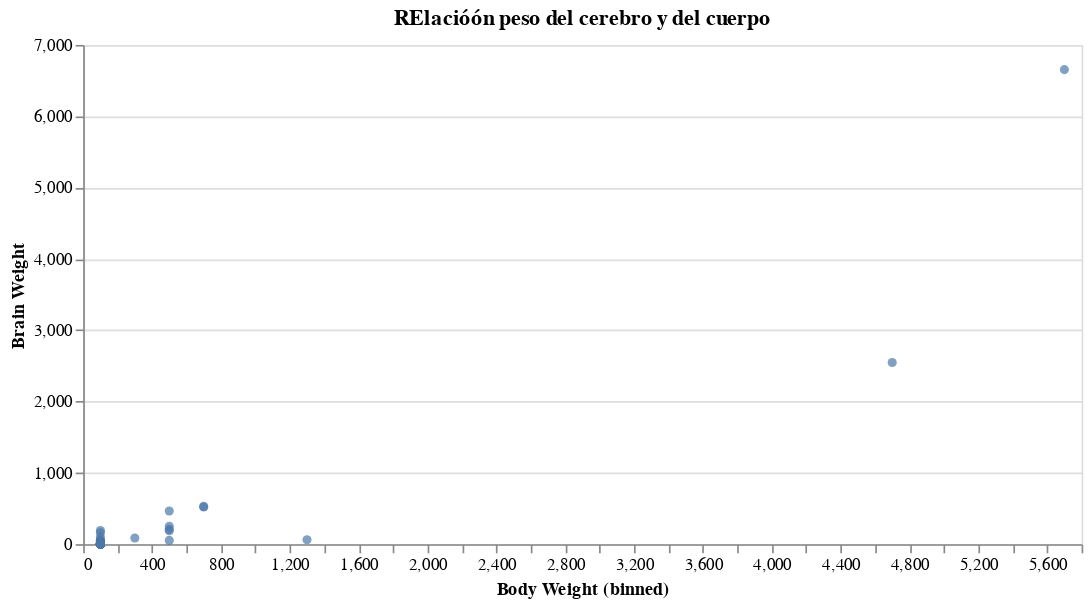

This figure's notebook cell:
### Code cell
alt.Chart(brain).mark_circle().encode(
    x=alt.X('Body Weight', bin=alt.Bin(maxbins=50)),
    y= 'Brain Weight'
).properties(
    width=600,
    height=300,
    title="RElacióón peso del cerebro y del cuerpo"
)

### Figure 1 — Vega-Lite specification as saved in the notebook (floating-point values rounded to 4 significant figures)
{"config": {"view": {"continuousWidth": 400, "continuousHeight": 300}}, "data": {"name": "data-c3f1d169386444fd3f2894e6f80b96b0"}, "mark": "circle", "encoding": {"x": {"type": "quantitative", "bin": {"maxbins": 50}, "field": "Body Weight"}, "y": {"type": "quantitative", "field": "Brain Weight"}}, "height": 300, "title": "RElacióón peso del cerebro y del cuerpo", "width": 600, "$schema": "https://vega.github.io/schema/vega-lite/v4.8.1.json", "datasets": {"data-c3f1d169386444fd3f2894e6f80b96b0": [{"Index": 1, "Brain Weight": 3.385, "Body Weight": 44.5}, {"Index": 2, "Brain Weight": 0.48, "Body Weight": 15.5}, {"Index": 3, "Brain Weight": 1.35, "Body Weight": 8.1}, {"Index": 4, "Brain Weight": 465.0, "Body Weight": 423.0}, {"Index": 5, "Brain Weight": 36.33, "Body Weight": 119.5}, {"Index": 6, "Brain Weight": 27.66, "Body Weight": 115.0}, {"Index": 7, "Brain Weight": 14.83, "Body Weight": 98.2}, {"Index": 8, "Brain Weight": 1.04, "Body Weight": 5.5}, {"Index": 9, "Brain Weight": 4.19, "Body Weight": 58.0}, {"Index": 10, "Brain Weight": 0.425, "Body Weight": 6.4}, {"Index": 11, "Brain Weight": 0.101, "Body Weight": 4.0}, {"Index": 12, "Brain Weight": 0.92, "Body Weight": 5.7}, {"Index": 13, "Brain Weight": 1.0, "Body Weight": 6.6}, {"Index": 14, "Brain Weight": 0.005, "Body Weight": 0.14}, {"Index": 15, "Brain Weight": 0.06, "Body Weight": 1.0}, {"Index": 16, "Brain Weight": 3.5, "Body Weight": 10.8}, {"Index": 17, "Brain Weight": 2.0, "Body Weight": 12.3}, {"Index": 18, "Brain Weight": 1.7, "Body Weight": 6.3}, {"Index": 19, "Brain Weight": 2547.0, "Body Weight": 4603.0}, {"Index": 20, "Brain Weight": 0.023, "Body Weight": 0.3}, {"Index": 21, "Brain Weight": 187.1, "Body Weight": 419.0}, {"Index": 22, "Brain Weight": 521.0, "Body Weight": 655.0}, {"Index": 23, "Brain Weight": 0.785, "Body Weight": 3.5}, {"Index": 24, "Brain Weight": 10.0, "Body Weight": 115.0}, {"Index": 25, "Brain Weight": 3.3, "Body Weight": 25.6}, {"Index": 26, "Brain Weight": 0.2, "Body Weight": 5.0}, {"Index": 27, "Brain Weight": 1.41, "Body Weight": 17.5}, {"Index": 28, "Brain Weight": 529.0, "Body Weight": 680.0}, {"Index": 29, "Brain Weight": 207.0, "Body Weight": 406.0}, {"Index": 30, "Brain Weight": 85.0, "Body Weight": 325.0}, {"Index": 31, "Brain Weight": 0.75, "Body Weight": 12.3}, {"Index": 32, "Brain Weight": 62.0, "Body Weight": 1320.0}, {"Index": 33, "Brain Weight": 6654.0, "Body Weight": 5712.0}, {"Index": 34, "Brain Weight": 3.5, "Body Weight": 3.9}, {"Index": 35, "Brain Weight": 6.8, "Body Weight": 179.0}, {"Index": 36, "Brain Weight": 35.0, "Body Weight": 56.0}, {"Index": 37, "Brain Weight": 4.05, "Body Weight": 17.0}, {"Index": 38, "Brain Weight": 0.12, "Body Weight": 1.0}, {"Index": 39, "Brain Weight": 0.023, "Body Weight": 0.4}, {"Index": 40, "Brain Weight": 0.01, "Body Weight": 0.25}, {"Index": 41, "Brain Weight": 1.4, "Body Weight": 12.5}, {"Index": 42, "Brain Weight": 250.0, "Body Weight": 490.0}, {"Index": 43, "Brain Weight": 2.5, "Body Weight": 12.1}, {"Index": 44, "Brain Weight": 55.5, "Body Weight": 175.0}, {"Index": 45, "Brain Weight": 100.0, "Body Weight": 157.0}, {"Index": 46, "Brain Weight": 52.16, "Body Weight": 440.0}, {"Index": 47, "Brain Weight": 10.55, "Body Weight": 179.5}, {"Index": 48, "Brain Weight": 0.55, "Body Weight": 2.4}, {"Index": 49, "Brain Weight": 60.0, "Body Weight": 81.0}, {"Index": 50, "Brain Weight": 3.6, "Body Weight": 21.0}, {"Index": 51, "Brain Weight": 4.288, "Body Weight": 39.2}, {"Index": 52, "Brain Weight": 0.28, "Body Weight": 1.9}, {"Index": 53, "Brain Weight": 0.075, "Body Weight": 1.2}, {"Index": 54, "Brain Weight": 0.122, "Body Weight": 3.0}, {"Index": 55, "Brain Weight": 0.048, "Body Weight": 0.33}, {"Index": 56, "Brain Weight": 192.0, "Body Weight": 180.0}, {"Index": 57, "Brain Weight": 3.0, "Body Weight": 25.0}, {"Index": 58, "Brain Weight": 160.0, "Body Weight": 169.0}, {"Index": 59, "Brain Weight": 0.9, "Body Weight": 2.6}, {"Index": 60, "Brain Weight": 1.62, "Body Weight": 11.4}, {"Index": 61, "Brain Weight": 0.104, "Body Weight": 2.5}, {"Index": 62, "Brain Weight": 4.235, "Body Weight": 50.4}]}}
